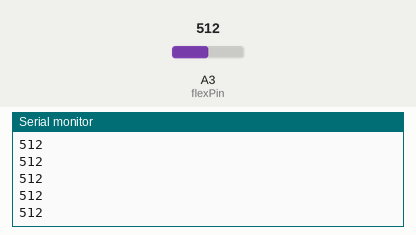
The sketch below on a simulated Arduino Uno, built with avr-gcc and run on an emulated ATmega328P. Parts: the last lines printed to the serial monitor. The inputs (shaded band) are chosen by the test bench; at power-on: A3 (flexPin) = 512.

Above: at 1.2 s.
1.3 s: A3 (flexPin) set to 716
At 1.32 s:
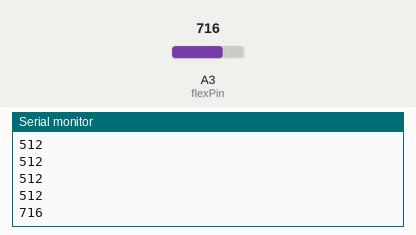
2.8 s: A3 (flexPin) set to 900
At 2.83 s:
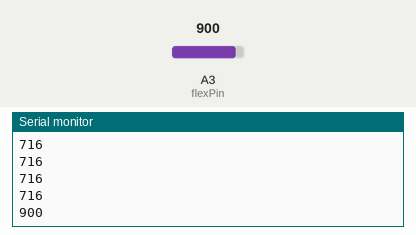
Timing chart, 0 to 5.8 s (numbered marks = the images above; inputs shaded):
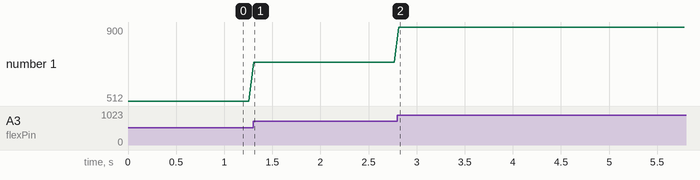

Measured:
- after the input at 1.3 s, the serial monitor: prints a new line at once (image 1)
- after the input at 2.8 s, the serial monitor: prints a new line at once (image 2)
- plotted number 1: 512 → 716 after the input at 1.3 s, 716 → 900 after the input at 2.8 s

The sketch:

flex_sensor_test.ino
```cpp
/******************************************************************************
  Author: Smartbuilds.io
   Date: 28/12/2020
  Description: Test the Flex Sensor
******************************************************************************/
const int flexPin = A3; // Pin connected to voltage divider output

void setup()
{
  Serial.begin(4800);
  pinMode(flexPin, INPUT);
}

void loop()
{
  // Read the ADC, and calculate voltage and resistance from it
  int flexSensor = analogRead(flexPin);

  Serial.println(flexSensor);

  delay(50);
}
```
